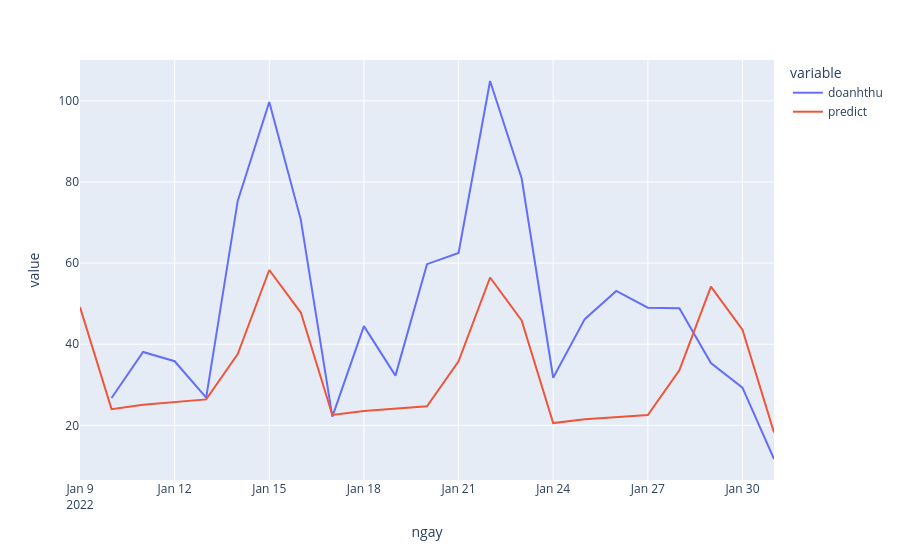
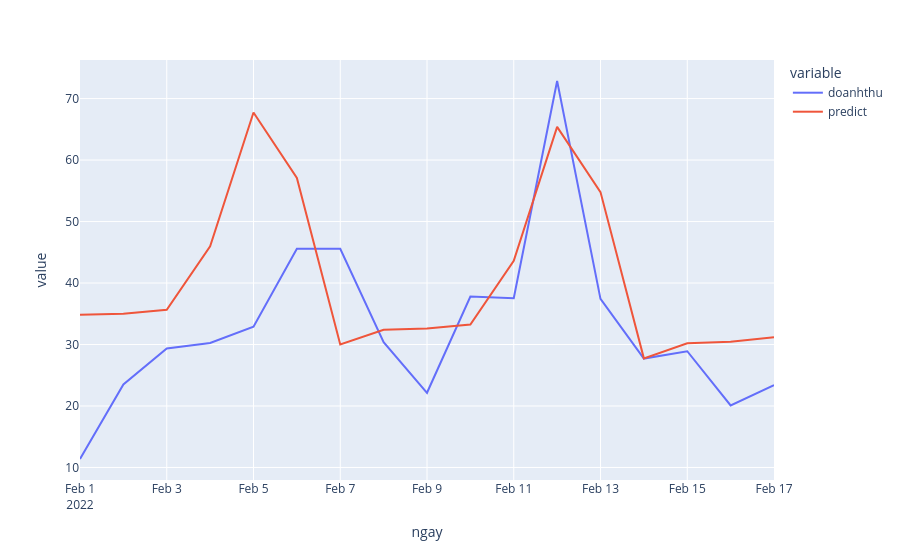
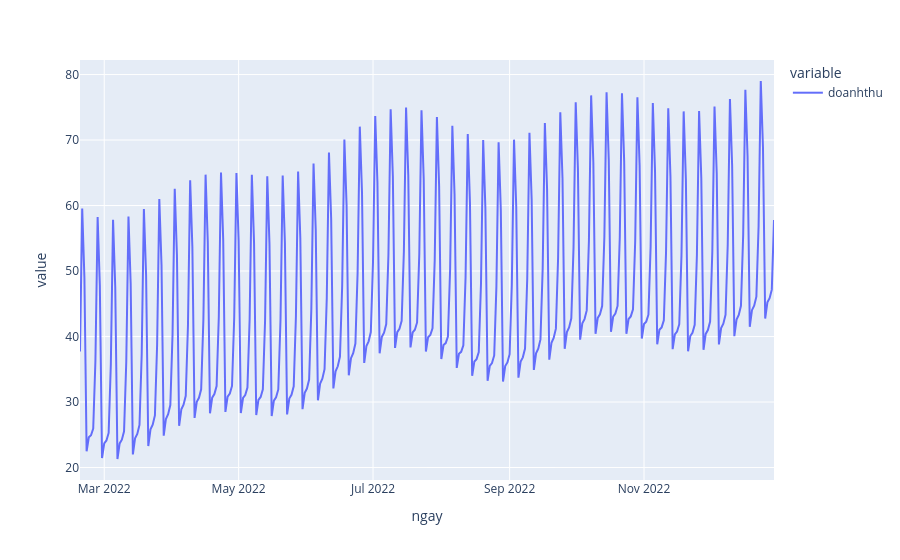

The notebook cell these images were saved under, in order:
### Markdown cell above
#### TOKY

### Code cell
num=5
# #name="2021.04.28"

## train, test split
# train_first  ='2019/1/1'
# train_end    ='2020/11/30'
# test_01_first='2021/4/1'
# test_01_end  ='2021/4/23'
# test_02_first='2021/4/1'
# test_02_end  ='2021/4/23'
# # #predict_first='2021/4/24'

## config parametters
xmax=400
xmin=300
# #number_days=251

## output log file
output="../output/"+str(num)+"/_"+name
CH = store[store.macuahang==num]

## main 
logs=output.replace("_", "")+"/log.txt"
os.system("mkdir -p "+ output.replace("_", ""))
# with open(logs, 'a') as f:
#     with contextlib.redirect_stdout(f):
CH_predict, rmse01, rmse02=main(CH, train_first, train_end,
                test_01_first, test_01_end, test_02_first,
                test_02_end, predict_first, xmax, xmin, number_days, output)
# rmse01, rmse02

### Figure 1 — Plotly figure (JSON) as saved in the notebook; plotly's stock layout.template omitted (floating-point values rounded to 4 significant figures)
{"data": [{"hovertemplate": "variable=doanhthu<br>ngay=%{x}<br>value=%{y}<extra></extra>", "legendgroup": "doanhthu", "line": {"color": "#636efa", "dash": "solid"}, "mode": "lines", "name": "doanhthu", "orientation": "v", "showlegend": true, "type": "scatter", "x": ["2022-01-09T00:00:00", "2022-01-10T00:00:00", "2022-01-11T00:00:00", "2022-01-12T00:00:00", "2022-01-13T00:00:00", "2022-01-14T00:00:00", "2022-01-15T00:00:00", "2022-01-16T00:00:00", "2022-01-17T00:00:00", "2022-01-18T00:00:00", "2022-01-19T00:00:00", "2022-01-20T00:00:00", "2022-01-21T00:00:00", "2022-01-22T00:00:00", "2022-01-23T00:00:00", "2022-01-24T00:00:00", "2022-01-25T00:00:00", "2022-01-26T00:00:00", "2022-01-27T00:00:00", "2022-01-28T00:00:00", "2022-01-29T00:00:00", "2022-01-30T00:00:00", "2022-01-31T00:00:00"], "xaxis": "x", "y": [null, 26.73, 38.1, 35.8, 26.85, 75.32, 99.7, 70.66, 22.14, 44.45, 32.25, 59.73, 62.48, 104.9, 80.92, 31.73, 46.18, 53.14, 49.01, 48.86, 35.34, 29.28, 11.7], "yaxis": "y"}, {"hovertemplate": "variable=predict<br>ngay=%{x}<br>value=%{y}<extra></extra>", "legendgroup": "predict", "line": {"color": "#EF553B", "dash": "solid"}, "mode": "lines", "name": "predict", "orientation": "v", "showlegend": true, "type": "scatter", "x": ["2022-01-09T00:00:00", "2022-01-10T00:00:00", "2022-01-11T00:00:00", "2022-01-12T00:00:00", "2022-01-13T00:00:00", "2022-01-14T00:00:00", "2022-01-15T00:00:00", "2022-01-16T00:00:00", "2022-01-17T00:00:00", "2022-01-18T00:00:00", "2022-01-19T00:00:00", "2022-01-20T00:00:00", "2022-01-21T00:00:00", "2022-01-22T00:00:00", "2022-01-23T00:00:00", "2022-01-24T00:00:00", "2022-01-25T00:00:00", "2022-01-26T00:00:00", "2022-01-27T00:00:00", "2022-01-28T00:00:00", "2022-01-29T00:00:00", "2022-01-30T00:00:00", "2022-01-31T00:00:00"], "xaxis": "x", "y": [49.14, 23.98, 25.08, 25.78, 26.39, 37.56, 58.3, 47.8, 22.55, 23.56, 24.17, 24.7, 35.79, 56.45, 45.88, 20.56, 21.51, 22.06, 22.54, 33.58, 54.2, 43.6, 18.25], "yaxis": "y"}], "layout": {"legend": {"title": {"text": "variable"}, "tracegroupgap": 0}, "margin": {"t": 60}, "xaxis": {"anchor": "y", "domain": [0, 1], "title": {"text": "ngay"}}, "yaxis": {"anchor": "x", "domain": [0, 1], "title": {"text": "value"}}}}

### Figure 2 — Plotly figure (JSON) as saved in the notebook; plotly's stock layout.template omitted (floating-point values rounded to 4 significant figures)
{"data": [{"hovertemplate": "variable=doanhthu<br>ngay=%{x}<br>value=%{y}<extra></extra>", "legendgroup": "doanhthu", "line": {"color": "#636efa", "dash": "solid"}, "mode": "lines", "name": "doanhthu", "orientation": "v", "showlegend": true, "type": "scatter", "x": ["2022-02-01T00:00:00", "2022-02-02T00:00:00", "2022-02-03T00:00:00", "2022-02-04T00:00:00", "2022-02-05T00:00:00", "2022-02-06T00:00:00", "2022-02-07T00:00:00", "2022-02-08T00:00:00", "2022-02-09T00:00:00", "2022-02-10T00:00:00", "2022-02-11T00:00:00", "2022-02-12T00:00:00", "2022-02-13T00:00:00", "2022-02-14T00:00:00", "2022-02-15T00:00:00", "2022-02-16T00:00:00", "2022-02-17T00:00:00"], "xaxis": "x", "y": [11.38, 23.51, 29.34, 30.24, 32.91, 45.57, 45.58, 30.38, 22.15, 37.81, 37.54, 72.86, 37.42, 27.71, 28.91, 20.09, 23.41], "yaxis": "y"}, {"hovertemplate": "variable=predict<br>ngay=%{x}<br>value=%{y}<extra></extra>", "legendgroup": "predict", "line": {"color": "#EF553B", "dash": "solid"}, "mode": "lines", "name": "predict", "orientation": "v", "showlegend": true, "type": "scatter", "x": ["2022-02-01T00:00:00", "2022-02-02T00:00:00", "2022-02-03T00:00:00", "2022-02-04T00:00:00", "2022-02-05T00:00:00", "2022-02-06T00:00:00", "2022-02-07T00:00:00", "2022-02-08T00:00:00", "2022-02-09T00:00:00", "2022-02-10T00:00:00", "2022-02-11T00:00:00", "2022-02-12T00:00:00", "2022-02-13T00:00:00", "2022-02-14T00:00:00", "2022-02-15T00:00:00", "2022-02-16T00:00:00", "2022-02-17T00:00:00"], "xaxis": "x", "y": [34.82, 34.99, 35.64, 45.97, 67.73, 57.09, 30.01, 32.41, 32.59, 33.25, 43.6, 65.4, 54.79, 27.75, 30.21, 30.44, 31.17], "yaxis": "y"}], "layout": {"legend": {"title": {"text": "variable"}, "tracegroupgap": 0}, "margin": {"t": 60}, "xaxis": {"anchor": "y", "domain": [0, 1], "title": {"text": "ngay"}}, "yaxis": {"anchor": "x", "domain": [0, 1], "title": {"text": "value"}}}}

### Figure 3 — Plotly figure (JSON) as saved in the notebook; plotly's stock layout.template omitted (floating-point values rounded to 4 significant figures; data arrays with more than 128 entries replaced by an {"elided": "..."} marker saying what was removed)
{"data": [{"hovertemplate": "variable=doanhthu<br>ngay=%{x}<br>value=%{y}<extra></extra>", "legendgroup": "doanhthu", "line": {"color": "#636efa", "dash": "solid"}, "mode": "lines", "name": "doanhthu", "orientation": "v", "showlegend": true, "type": "scatter", "x": {"elided": "316 str values"}, "xaxis": "x", "y": {"elided": "316 float values"}, "yaxis": "y"}], "layout": {"legend": {"title": {"text": "variable"}, "tracegroupgap": 0}, "margin": {"t": 60}, "xaxis": {"anchor": "y", "domain": [0, 1], "title": {"text": "ngay"}}, "yaxis": {"anchor": "x", "domain": [0, 1], "title": {"text": "value"}}}}
